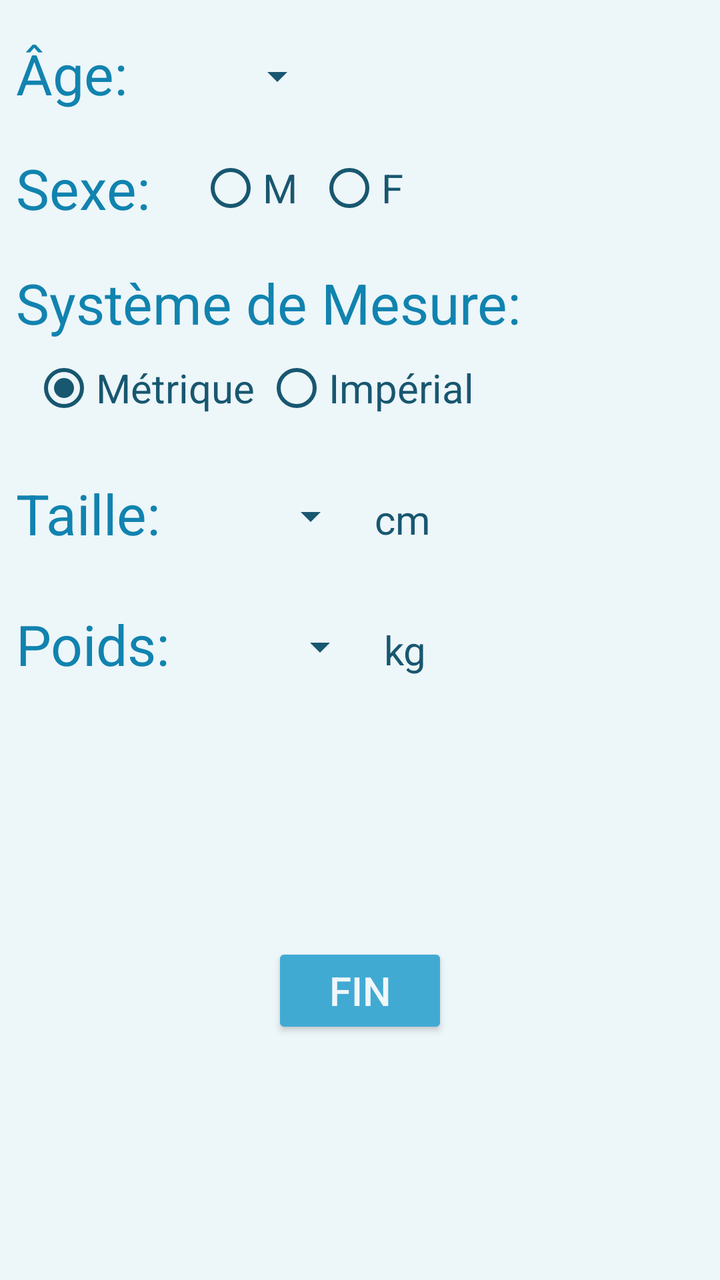
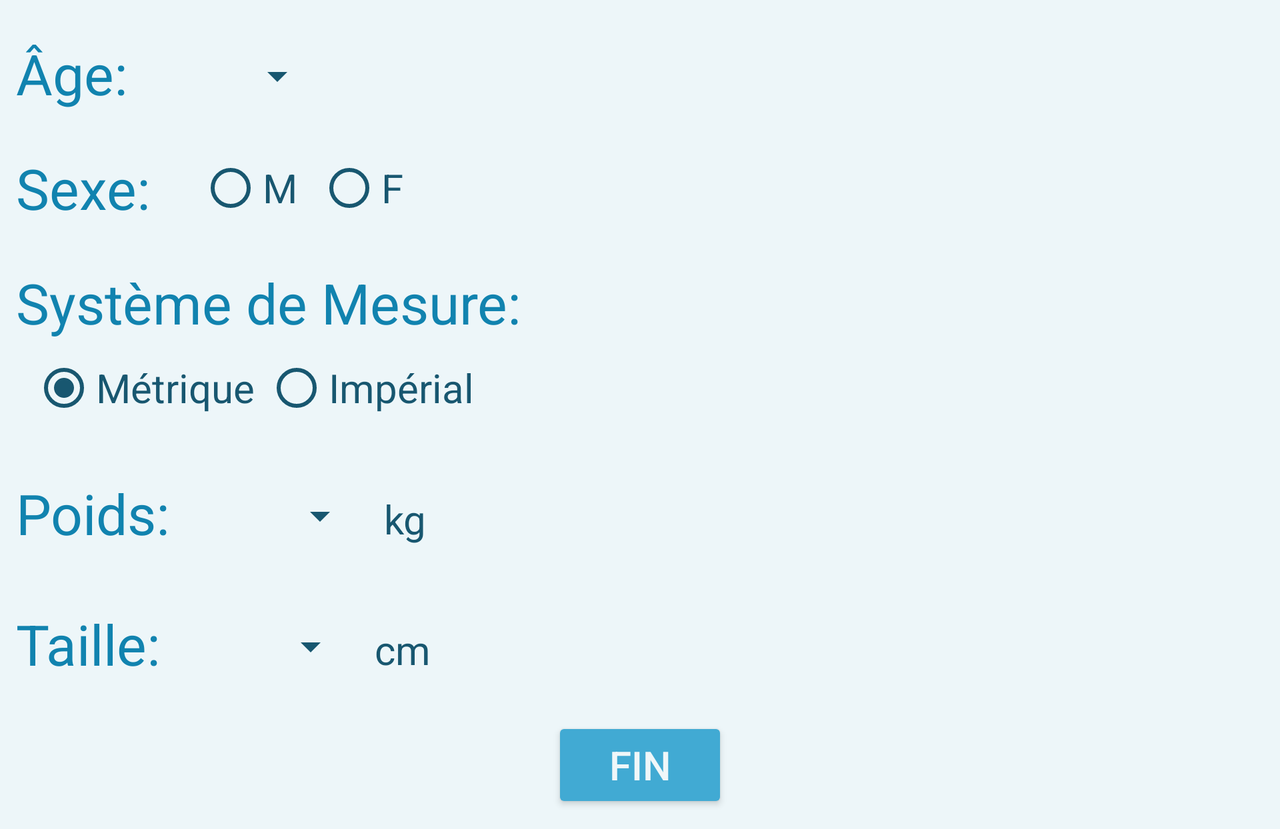

One screen, two layout resources from the same app: the default and the repository's alternative for another configuration. Each is rendered where Android would select it; the XML of both is given below.
<!-- AndroidManifest.xml: application theme AppTheme -->
<!-- res/layout/activity_formulaire2.xml -->
<?xml version="1.0" encoding="utf-8"?>

<LinearLayout xmlns:android="http://schemas.android.com/apk/res/android"
    xmlns:app="http://schemas.android.com/apk/res-auto"
    xmlns:tools="http://schemas.android.com/tools"
    android:layout_width="match_parent"
    android:layout_height="match_parent"
    android:background="@color/backgroundColor"
    android:orientation="vertical"
    tools:context="com.laurent.goga.bogatu.pumpnsmash.Formulaire2">


    <android.support.constraint.ConstraintLayout
        android:layout_width="match_parent"
        android:layout_height="wrap_content"
        android:layout_marginBottom="10dp"
        android:layout_marginTop="10dp">

        <Spinner
            android:id="@+id/ageSpinner"
            android:layout_width="75dp"
            android:layout_height="wrap_content"
            android:layout_alignBottom="@+id/ageTextView"
            android:layout_alignTop="@+id/ageTextView"
            android:layout_marginStart="24dp"
            android:layout_marginTop="16dp"
            android:layout_toEndOf="@+id/ageTextView"
            android:backgroundTint="@color/textColorDarker"
            android:textSize="28sp"
            app:layout_constraintStart_toEndOf="@+id/ageTextView"
            app:layout_constraintTop_toTopOf="parent" />

        <TextView
            android:id="@+id/ageTextView"
            android:layout_width="wrap_content"
            android:layout_height="wrap_content"
            android:layout_marginStart="8dp"
            android:layout_marginTop="8dp"
            android:text="@string/age"
            android:textColor="@color/textColorDark"
            android:textSize="28sp"
            app:layout_constraintStart_toStartOf="parent"
            app:layout_constraintTop_toTopOf="parent" />

    </android.support.constraint.ConstraintLayout>

    <android.support.constraint.ConstraintLayout
        android:layout_width="match_parent"
        android:layout_height="wrap_content"
        android:layout_marginBottom="10dp"
        android:layout_marginTop="10dp">

        <TextView
            android:id="@+id/sexeTextView"
            android:layout_width="wrap_content"
            android:layout_height="wrap_content"
            android:layout_alignParentStart="true"
            android:layout_alignParentTop="true"
            android:layout_marginStart="8dp"
            android:text="@string/sexe"
            android:textColor="@color/textColorDark"
            android:textSize="28sp"
            app:layout_constraintStart_toStartOf="parent"
            app:layout_constraintTop_toTopOf="parent" />

        <RadioGroup
            android:id="@+id/sexeRadioGroup"
            android:layout_width="wrap_content"
            android:layout_height="wrap_content"
            android:layout_alignBottom="@+id/sexeTextView"
            android:layout_marginStart="24dp"
            android:layout_toEndOf="@+id/sexeTextView"
            android:orientation="horizontal"
            app:layout_constraintBottom_toBottomOf="parent"
            app:layout_constraintStart_toEndOf="@+id/sexeTextView"
            app:layout_constraintTop_toTopOf="parent">


            <RadioButton
                android:id="@+id/maleRadioButton"
                android:layout_width="wrap_content"
                android:layout_height="wrap_content"
                android:layout_weight="1"
                android:buttonTint="@color/textColorDarker"
                android:text="@string/male"
                android:textColor="@color/textColorDarker"
                android:textSize="20sp" />

            <RadioButton
                android:id="@+id/femaleRadioButton"
                android:layout_width="wrap_content"
                android:layout_height="wrap_content"
                android:layout_marginStart="10dp"
                android:layout_weight="1"
                android:buttonTint="@color/textColorDarker"
                android:text="@string/female"
                android:textColor="@color/textColorDarker"
                android:textSize="20sp" />

        </RadioGroup>
    </android.support.constraint.ConstraintLayout>

    <android.support.constraint.ConstraintLayout
        android:layout_width="match_parent"
        android:layout_height="wrap_content"
        android:layout_marginBottom="10dp"
        android:layout_marginTop="10dp"
        android:layout_weight="0">

        <TextView
            android:id="@+id/mesureTextView"
            android:layout_width="wrap_content"
            android:layout_height="wrap_content"
            android:layout_alignParentTop="true"
            android:layout_marginStart="8dp"
            android:text="@string/syst_mesure"
            android:textColor="@color/textColorDark"
            android:textSize="28sp"
            app:layout_constraintStart_toStartOf="parent"
            app:layout_constraintTop_toTopOf="parent" />

        <RadioGroup
            android:id="@+id/systMesureRadioGroup"
            android:layout_width="wrap_content"
            android:layout_height="wrap_content"
            android:layout_marginStart="16dp"
            android:layout_marginTop="8dp"
            android:checkedButton="@+id/metriqueRadioButton"
            android:orientation="horizontal"
            app:layout_constraintBottom_toBottomOf="parent"
            app:layout_constraintStart_toStartOf="parent"
            app:layout_constraintTop_toBottomOf="@+id/mesureTextView">

            <RadioButton
                android:id="@+id/metriqueRadioButton"
                android:layout_width="wrap_content"
                android:layout_height="wrap_content"
                android:layout_weight="1"
                android:buttonTint="@color/textColorDarker"
                android:text="@string/metrique"
                android:textColor="@color/textColorDarker"
                android:textSize="20sp" />

            <RadioButton
                android:id="@+id/imperialRadioButton"
                android:layout_width="wrap_content"
                android:layout_height="wrap_content"
                android:layout_marginStart="5dp"
                android:layout_weight="1"
                android:buttonTint="@color/textColorDarker"
                android:text="@string/imperial"
                android:textColor="@color/textColorDarker"
                android:textSize="20sp" />

        </RadioGroup>
    </android.support.constraint.ConstraintLayout>

    <android.support.constraint.ConstraintLayout
        android:layout_width="match_parent"
        android:layout_height="wrap_content"
        android:layout_marginBottom="10dp"
        android:layout_marginTop="10dp">

        <TextView
            android:id="@+id/tailleTextView"
            android:layout_width="wrap_content"
            android:layout_height="wrap_content"
            android:layout_marginStart="8dp"
            android:layout_marginTop="8dp"
            android:text="@string/taille"
            android:textColor="@color/textColorDark"
            android:textSize="28sp"
            app:layout_constraintStart_toStartOf="parent"
            app:layout_constraintTop_toTopOf="parent" />

        <Spinner
            android:id="@+id/tailleSpinner"
            android:layout_width="75dp"
            android:layout_height="wrap_content"
            android:layout_marginStart="24dp"
            android:layout_marginTop="16dp"
            android:backgroundTint="@color/textColorDarker"
            app:layout_constraintStart_toEndOf="@+id/tailleTextView"
            app:layout_constraintTop_toTopOf="parent" />

        <TextView
            android:id="@+id/tailleTypeMesureTextView"
            android:layout_width="wrap_content"
            android:layout_height="wrap_content"
            android:layout_marginStart="8dp"
            android:layout_marginTop="16dp"
            android:text="@string/cm"
            android:textColor="@color/textColorDarker"
            android:textSize="20sp"
            app:layout_constraintStart_toEndOf="@+id/tailleSpinner"
            app:layout_constraintTop_toTopOf="parent" />

    </android.support.constraint.ConstraintLayout>

    <android.support.constraint.ConstraintLayout
        android:layout_width="match_parent"
        android:layout_height="wrap_content"
        android:layout_marginBottom="10dp"
        android:layout_marginTop="10dp">

        <TextView
            android:id="@+id/poidsTextView"
            android:layout_width="wrap_content"
            android:layout_height="wrap_content"
            android:layout_marginStart="8dp"
            android:layout_marginTop="8dp"
            android:text="@string/poids"
            android:textColor="@color/textColorDark"
            android:textSize="28sp"
            app:layout_constraintStart_toStartOf="parent"
            app:layout_constraintTop_toTopOf="parent" />

        <Spinner
            android:id="@+id/poidsSpinner"
            android:layout_width="75dp"
            android:layout_height="wrap_content"
            android:layout_marginStart="24dp"
            android:layout_marginTop="16dp"
            android:backgroundTint="@color/textColorDarker"
            app:layout_constraintStart_toEndOf="@+id/poidsTextView"
            app:layout_constraintTop_toTopOf="parent" />

        <TextView
            android:id="@+id/poidsTypeMesureTextView"
            android:layout_width="wrap_content"
            android:layout_height="wrap_content"
            android:layout_marginStart="8dp"
            android:layout_marginTop="16dp"
            android:text="@string/kg"
            android:textColor="@color/textColorDarker"
            android:textSize="20sp"
            app:layout_constraintStart_toEndOf="@+id/poidsSpinner"
            app:layout_constraintTop_toTopOf="parent" />

    </android.support.constraint.ConstraintLayout>

    <android.support.constraint.ConstraintLayout
        android:layout_width="match_parent"
        android:layout_height="match_parent">

        <Button
            android:id="@+id/finFormulaireButton"
            android:layout_width="wrap_content"
            android:layout_height="wrap_content"
            android:layout_marginBottom="8dp"
            android:layout_marginEnd="8dp"
            android:layout_marginStart="8dp"
            android:layout_marginTop="8dp"
            android:backgroundTint="@color/colorPrimary"
            android:text="@string/fin"
            android:textColor="@color/textColorLight"
            android:textSize="20sp"
            app:layout_constraintBottom_toBottomOf="parent"
            app:layout_constraintEnd_toEndOf="parent"
            app:layout_constraintStart_toStartOf="parent"
            app:layout_constraintTop_toTopOf="parent" />
    </android.support.constraint.ConstraintLayout>

</LinearLayout>
<!-- resources referenced by this layout -->
<resources>
  <color name="backgroundColor">#edf6f9</color>
  <color name="colorPrimary">#41aad3</color>
  <color name="textColorDark">#1183af</color>
  <color name="textColorDarker">#185770</color>
  <color name="textColorLight">#eff7f9</color>
  <string name="age">Âge:</string>
  <string name="cm">cm</string>
  <string name="female">F</string>
  <string name="fin">Fin</string>
  <string name="imperial">Impérial</string>
  <string name="kg">kg</string>
  <string name="male">M</string>
  <string name="metrique">Métrique</string>
  <string name="poids">Poids:</string>
  <string name="sexe">Sexe:</string>
  <string name="syst_mesure">Système de Mesure:</string>
  <string name="taille">Taille:</string>
  <style name="AppTheme" parent="Theme.AppCompat.Light.DarkActionBar">
          
          <item name="colorPrimary">@color/colorPrimary</item>
          <item name="colorPrimaryDark">@color/colorPrimaryDark</item>
          <item name="colorAccent">@color/colorAccent</item>
          <item name="android:spinnerDropDownItemStyle">@style/mySpinnerItemStyle</item>
      </style>
  <color name="colorPrimaryDark">#41aad3</color>
  <color name="colorAccent">#1a617c</color>
  <style name="mySpinnerItemStyle" parent="@android:style/Widget.Holo.DropDownItem.Spinner">
          <item name="android:textColor">@color/my_spinner_text_color</item>
          <item name="android:background">@color/backgroundColor</item>
      </style>
  <color name="my_spinner_text_color">#185770</color>
</resources>
<!-- res/layout-land/activity_formulaire2.xml (the repository's variant of the layout above) -->
<!-- drawn on the phone turned sideways -->
<?xml version="1.0" encoding="utf-8"?>

<ScrollView xmlns:android="http://schemas.android.com/apk/res/android"
    xmlns:app="http://schemas.android.com/apk/res-auto"
    xmlns:tools="http://schemas.android.com/tools"
    android:layout_width="match_parent"
    android:layout_height="match_parent"
    android:background="@color/backgroundColor"
    android:orientation="vertical"
    tools:context="com.laurent.goga.bogatu.pumpnsmash.Formulaire2">


    <LinearLayout
        android:layout_width="match_parent"
        android:layout_height="wrap_content"
        android:orientation="vertical">

        <android.support.constraint.ConstraintLayout
            android:layout_width="match_parent"
            android:layout_height="match_parent"
            android:layout_marginBottom="10dp"
            android:layout_marginTop="10dp"
            android:layout_weight="0">

            <Spinner
                android:id="@+id/ageSpinner"
                android:layout_width="75dp"
                android:layout_height="wrap_content"
                android:layout_alignBottom="@+id/ageTextView"
                android:layout_alignTop="@+id/ageTextView"
                android:layout_marginStart="24dp"
                android:layout_marginTop="16dp"
                android:layout_toEndOf="@+id/ageTextView"
                android:backgroundTint="@color/textColorDarker"
                android:textSize="28sp"
                app:layout_constraintStart_toEndOf="@+id/ageTextView"
                app:layout_constraintTop_toTopOf="parent" />

            <TextView
                android:id="@+id/ageTextView"
                android:layout_width="wrap_content"
                android:layout_height="wrap_content"
                android:layout_marginStart="8dp"
                android:layout_marginTop="8dp"
                android:text="@string/age"
                android:textColor="@color/textColorDark"
                android:textSize="28sp"
                app:layout_constraintStart_toStartOf="parent"
                app:layout_constraintTop_toTopOf="parent" />

        </android.support.constraint.ConstraintLayout>

        <android.support.constraint.ConstraintLayout
            android:layout_width="match_parent"
            android:layout_height="match_parent"
            android:layout_marginBottom="10dp"
            android:layout_marginTop="10dp">

            <TextView
                android:id="@+id/sexeTextView"
                android:layout_width="wrap_content"
                android:layout_height="wrap_content"
                android:layout_alignParentStart="true"
                android:layout_alignParentTop="true"
                android:layout_marginStart="8dp"
                android:text="@string/sexe"
                android:textColor="@color/textColorDark"
                android:textSize="28sp"
                app:layout_constraintStart_toStartOf="parent"
                app:layout_constraintTop_toTopOf="parent" />

            <RadioGroup
                android:id="@+id/sexeRadioGroup"
                android:layout_width="wrap_content"
                android:layout_height="wrap_content"
                android:layout_alignBottom="@+id/sexeTextView"
                android:layout_marginStart="24dp"
                android:layout_toEndOf="@+id/sexeTextView"
                android:orientation="horizontal"
                app:layout_constraintBottom_toBottomOf="parent"
                app:layout_constraintStart_toEndOf="@+id/sexeTextView"
                app:layout_constraintTop_toTopOf="parent">


                <RadioButton
                    android:id="@+id/maleRadioButton"
                    android:layout_width="wrap_content"
                    android:layout_height="wrap_content"
                    android:layout_weight="1"
                    android:buttonTint="@color/textColorDarker"
                    android:text="@string/male"
                    android:textColor="@color/textColorDarker"
                    android:textSize="20sp" />

                <RadioButton
                    android:id="@+id/femaleRadioButton"
                    android:layout_width="wrap_content"
                    android:layout_height="wrap_content"
                    android:layout_marginStart="10dp"
                    android:layout_weight="1"
                    android:buttonTint="@color/textColorDarker"
                    android:text="@string/female"
                    android:textColor="@color/textColorDarker"
                    android:textSize="20sp" />

            </RadioGroup>
        </android.support.constraint.ConstraintLayout>

        <android.support.constraint.ConstraintLayout
            android:layout_width="match_parent"
            android:layout_height="match_parent"
            android:layout_marginBottom="10dp"
            android:layout_marginTop="10dp"
            android:layout_weight="0">

            <TextView
                android:id="@+id/mesureTextView"
                android:layout_width="wrap_content"
                android:layout_height="wrap_content"
                android:layout_alignParentTop="true"
                android:layout_marginStart="8dp"
                android:text="@string/syst_mesure"
                android:textColor="@color/textColorDark"
                android:textSize="28sp"
                app:layout_constraintStart_toStartOf="parent"
                app:layout_constraintTop_toTopOf="parent" />

            <RadioGroup
                android:id="@+id/systMesureRadioGroup"
                android:layout_width="wrap_content"
                android:layout_height="wrap_content"
                android:layout_marginStart="16dp"
                android:layout_marginTop="8dp"
                android:checkedButton="@+id/metriqueRadioButton"
                android:orientation="horizontal"
                app:layout_constraintBottom_toBottomOf="parent"
                app:layout_constraintStart_toStartOf="parent"
                app:layout_constraintTop_toBottomOf="@+id/mesureTextView">

                <RadioButton
                    android:id="@+id/metriqueRadioButton"
                    android:layout_width="wrap_content"
                    android:layout_height="wrap_content"
                    android:layout_weight="1"
                    android:buttonTint="@color/textColorDarker"
                    android:text="@string/metrique"
                    android:textColor="@color/textColorDarker"
                    android:textSize="20sp" />

                <RadioButton
                    android:id="@+id/imperialRadioButton"
                    android:layout_width="wrap_content"
                    android:layout_height="wrap_content"
                    android:layout_marginStart="5dp"
                    android:layout_weight="1"
                    android:buttonTint="@color/textColorDarker"
                    android:text="@string/imperial"
                    android:textColor="@color/textColorDarker"
                    android:textSize="20sp" />

            </RadioGroup>
        </android.support.constraint.ConstraintLayout>

        <android.support.constraint.ConstraintLayout
            android:layout_width="match_parent"
            android:layout_height="match_parent"
            android:layout_marginBottom="10dp"
            android:layout_marginTop="10dp">

            <TextView
                android:id="@+id/poidsTextView"
                android:layout_width="wrap_content"
                android:layout_height="wrap_content"
                android:layout_marginStart="8dp"
                android:layout_marginTop="8dp"
                android:text="@string/poids"
                android:textColor="@color/textColorDark"
                android:textSize="28sp"
                app:layout_constraintStart_toStartOf="parent"
                app:layout_constraintTop_toTopOf="parent" />

            <Spinner
                android:id="@+id/poidsSpinner"
                android:layout_width="75dp"
                android:layout_height="wrap_content"
                android:layout_marginStart="24dp"
                android:layout_marginTop="16dp"
                android:backgroundTint="@color/textColorDarker"
                app:layout_constraintStart_toEndOf="@+id/poidsTextView"
                app:layout_constraintTop_toTopOf="parent" />

            <TextView
                android:id="@+id/poidsTypeMesureTextView"
                android:layout_width="wrap_content"
                android:layout_height="wrap_content"
                android:layout_marginStart="8dp"
                android:layout_marginTop="16dp"
                android:text="@string/kg"
                android:textColor="@color/textColorDarker"
                android:textSize="20sp"
                app:layout_constraintStart_toEndOf="@+id/poidsSpinner"
                app:layout_constraintTop_toTopOf="parent" />

        </android.support.constraint.ConstraintLayout>

        <android.support.constraint.ConstraintLayout
            android:layout_width="match_parent"
            android:layout_height="match_parent"
            android:layout_marginBottom="10dp"
            android:layout_marginTop="10dp">

            <TextView
                android:id="@+id/tailleTextView"
                android:layout_width="wrap_content"
                android:layout_height="wrap_content"
                android:layout_marginStart="8dp"
                android:layout_marginTop="8dp"
                android:text="@string/taille"
                android:textColor="@color/textColorDark"
                android:textSize="28sp"
                app:layout_constraintStart_toStartOf="parent"
                app:layout_constraintTop_toTopOf="parent" />

            <Spinner
                android:id="@+id/tailleSpinner"
                android:layout_width="75dp"
                android:layout_height="wrap_content"
                android:layout_marginStart="24dp"
                android:layout_marginTop="16dp"
                android:backgroundTint="@color/textColorDarker"
                app:layout_constraintStart_toEndOf="@+id/tailleTextView"
                app:layout_constraintTop_toTopOf="parent" />

            <TextView
                android:id="@+id/tailleTypeMesureTextView"
                android:layout_width="wrap_content"
                android:layout_height="wrap_content"
                android:layout_marginStart="8dp"
                android:layout_marginTop="16dp"
                android:text="@string/cm"
                android:textColor="@color/textColorDarker"
                android:textSize="20sp"
                app:layout_constraintStart_toEndOf="@+id/tailleSpinner"
                app:layout_constraintTop_toTopOf="parent" />

        </android.support.constraint.ConstraintLayout>

        <android.support.constraint.ConstraintLayout
            android:layout_width="match_parent"
            android:layout_height="match_parent">

            <Button
                android:id="@+id/finFormulaireButton"
                android:layout_width="wrap_content"
                android:layout_height="wrap_content"
                android:layout_marginBottom="8dp"
                android:layout_marginEnd="8dp"
                android:layout_marginStart="8dp"
                android:layout_marginTop="8dp"
                android:backgroundTint="@color/colorPrimary"
                android:text="@string/fin"
                android:textColor="@color/textColorLight"
                android:textSize="20sp"
                app:layout_constraintBottom_toBottomOf="parent"
                app:layout_constraintEnd_toEndOf="parent"
                app:layout_constraintStart_toStartOf="parent"
                app:layout_constraintTop_toTopOf="parent" />
        </android.support.constraint.ConstraintLayout>
    </LinearLayout>

</ScrollView>
